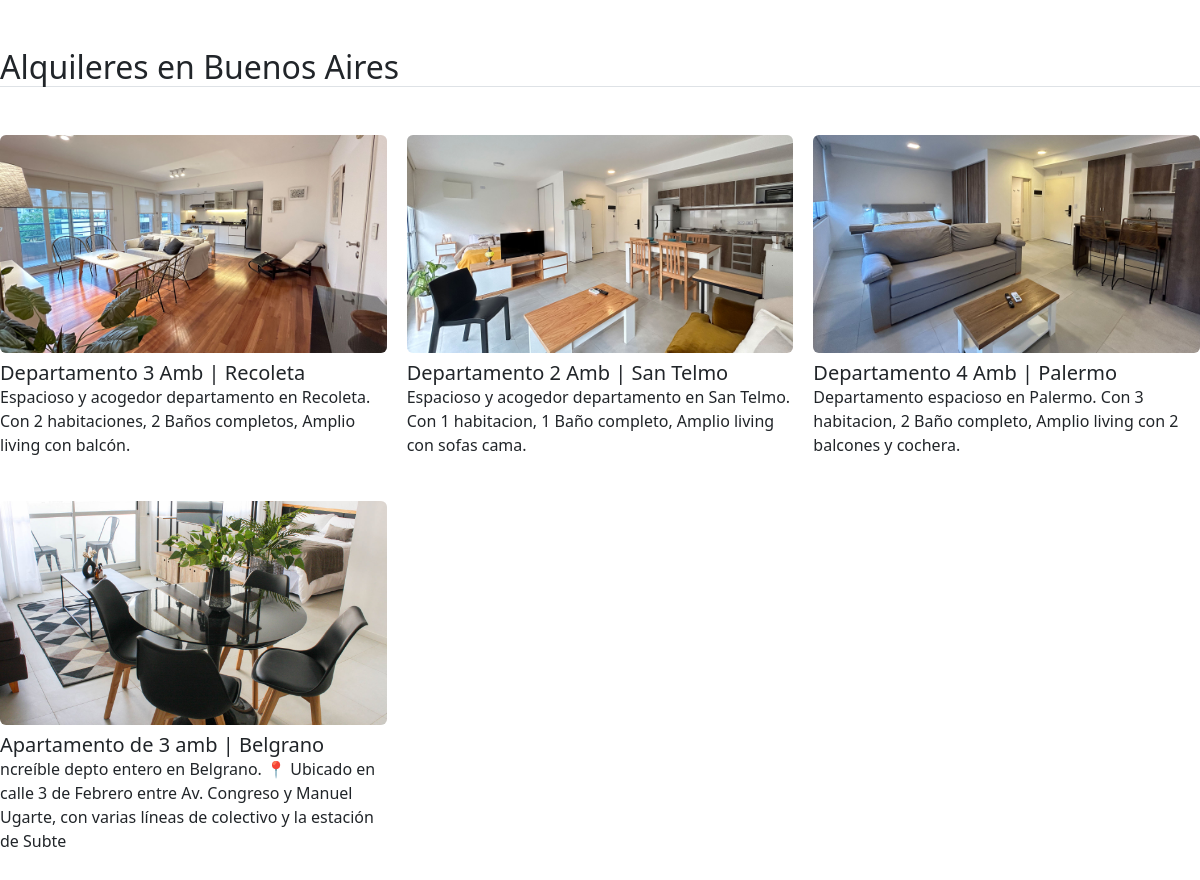
The page / on the database its author committed.
### departamentos/models.py (models this page shows, shortened)
class Departamento(models.Model):
    titulo1       = models.CharField(max_length=50)
    titulo2       = models.CharField(max_length=50)
    direccion     = models.CharField(max_length=50)
    descripcion1  = models.TextField(null=True)
    descripcion2  = models.TextField(null=True)
    precio        = models.IntegerField()
    habitaciones  = models.IntegerField()
    banios        = models.IntegerField()
    huespedes     = models.IntegerField()
    area          = models.IntegerField()
    clave         = models.CharField(max_length=20, null=True)
    barrio        = models.ForeignKey(Barrio, on_delete=models.PROTECT)
    moneda        = models.ForeignKey(Moneda, on_delete=models.PROTECT, null=True )

class ImagenDepartamentos(models.Model):
    imagen        = models.ImageField(upload_to="producto")
    departamento  = models.ForeignKey(Departamento, on_delete=models.CASCADE, related_name="imagenes")

class Barrio(models.Model):
    nombre = models.CharField(max_length=30)
    def __str__(self):
        return self.nombre

### departamentos/views.py (the view)
# urls.py: path('', views.home, name='Home'),
def home(request):
    departamentos = Departamento.objects.all()
    locations     = Location.objects.all()
    initialMap    = folium.Map(location=[-34.594375,-58.4458285], zoom_start = 12)
    for location in locations:
        coordinates = (location.lat, location.lng)
        folium.Marker(coordinates, location.direccion).add_to(initialMap)
    data = {
        'map':initialMap._repr_html_(),
        'departamentos':departamentos
        }
    return render(request, 'departamentos/home.html', data)

### departamentos/templates/departamentos/home.html (shortened to what this page needs)
{% extends 'base/base.html' %}
{% load static %}
{% block contenido %}
    <div class="contenedor-departamentos">
        <h2 class="border-bottom my-5">Alquileres en Buenos Aires</h2>
        <div class="grid">
            {% for i in departamentos %}
                <div class="departamentos">
                    <a href={% url 'Departamento' i.id %}>
                        <img src="{{ i.imagenes.first.imagen.url }}" class="card-img-top rounded" alt="Depto">
                        <div class="card-body">
                            <h5 class="text-dark mt-2 mb-0">{{ i.titulo1 }} | {{ i.barrio }}</h5>
                            <p class="card-text text-dark fw-lighter mb-4">{{ i.descripcion1 }}</p>
                        </div>
                    </a>
                </div>
            {% endfor %}
        </div>
    </div>
{%endblock%}

### departamentos/static/departamentos/css/styles.css (style rules this page uses)
*, *:before, *:after { box-sizing: inherit; }
a { text-decoration: none; }
.contenedor-departamentos { max-width: 1200px; margin: 0 auto; }
.grid { display: grid; grid-template-columns: repeat(1, 1fr); }
@media (min-width: 768px) { .grid { display: grid; grid-template-columns: repeat(2, 1fr); gap: 30px; } }
@media (min-width: 960px) { .grid { display: grid; grid-template-columns: repeat(3, 1fr); gap: 20px; } }

### rows shown on the page
Departamento: imagenes.first.imagen (picture), titulo1 "Departamento 3 Amb", barrio "Recoleta", descripcion1 "Espacioso y acogedor departamento en Recoleta. Con 2 habitaciones, 2 Baños completos, Amplio living con balcón."
Departamento: imagenes.first.imagen (picture), titulo1 "Departamento 2 Amb", barrio "San Telmo", descripcion1 "Espacioso y acogedor departamento en San Telmo. Con 1 habitacion, 1 Baño completo, Amplio living con sofas cama."
Departamento: imagenes.first.imagen (picture), titulo1 "Departamento 4 Amb", barrio "Palermo", descripcion1 "Departamento espacioso en Palermo. Con 3 habitacion, 2 Baño completo, Amplio living con 2 balcones y cochera."
Departamento: imagenes.first.imagen (picture), titulo1 "Apartamento de 3 amb", barrio "Belgrano", descripcion1 "ncreíble depto entero en Belgrano. 📍 Ubicado en calle 3 de Febrero entre Av. Congreso y Manuel Ugarte, con varias líneas de colectivo y la estación de Subte"
